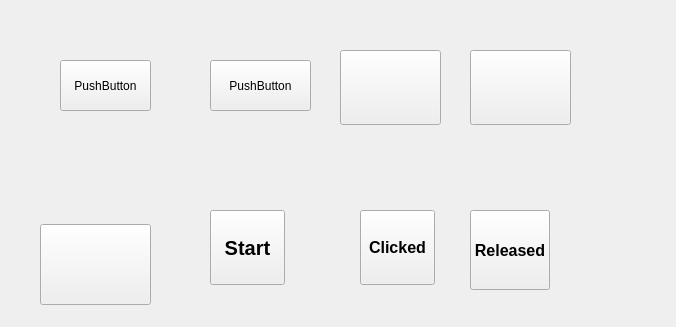
<?xml version="1.0" encoding="UTF-8"?>
<ui version="4.0">
 <class>MainWindow</class>
 <widget class="QMainWindow" name="MainWindow">
  <property name="geometry">
   <rect>
    <x>0</x>
    <y>0</y>
    <width>676</width>
    <height>327</height>
   </rect>
  </property>
  <property name="windowTitle">
   <string>MainWindow</string>
  </property>
  <widget class="QWidget" name="centralwidget">
   <widget class="QPushButton" name="pushButton">
    <property name="geometry">
     <rect>
      <x>60</x>
      <y>60</y>
      <width>91</width>
      <height>51</height>
     </rect>
    </property>
    <property name="text">
     <string>PushButton</string>
    </property>
   </widget>
   <widget class="QPushButton" name="pushButton_2">
    <property name="geometry">
     <rect>
      <x>210</x>
      <y>60</y>
      <width>101</width>
      <height>51</height>
     </rect>
    </property>
    <property name="text">
     <string>PushButton</string>
    </property>
    <property name="icon">
     <iconset resource="icons.qrc">
      <normaloff>:/icons/laptop_2.ico</normaloff>:/icons/laptop_2.ico</iconset>
    </property>
    <property name="iconSize">
     <size>
      <width>32</width>
      <height>32</height>
     </size>
    </property>
   </widget>
   <widget class="QPushButton" name="pushButton_3">
    <property name="geometry">
     <rect>
      <x>340</x>
      <y>50</y>
      <width>101</width>
      <height>75</height>
     </rect>
    </property>
    <property name="baseSize">
     <size>
      <width>0</width>
      <height>0</height>
     </size>
    </property>
    <property name="text">
     <string/>
    </property>
    <property name="icon">
     <iconset>
      <normaloff>:/laptop/laptop_2.ico</normaloff>:/laptop/laptop_2.ico</iconset>
    </property>
    <property name="iconSize">
     <size>
      <width>85</width>
      <height>75</height>
     </size>
    </property>
    <property name="checkable">
     <bool>true</bool>
    </property>
   </widget>
   <widget class="QPushButton" name="pushButton_4">
    <property name="enabled">
     <bool>true</bool>
    </property>
    <property name="geometry">
     <rect>
      <x>470</x>
      <y>50</y>
      <width>101</width>
      <height>75</height>
     </rect>
    </property>
    <property name="styleSheet">
     <string notr="true">border-image: url(:/icons/laptop_2.ico);</string>
    </property>
    <property name="text">
     <string/>
    </property>
    <property name="icon">
     <iconset>
      <normaloff>:/laptop/laptop_2.ico</normaloff>:/laptop/laptop_2.ico</iconset>
    </property>
    <property name="iconSize">
     <size>
      <width>85</width>
      <height>75</height>
     </size>
    </property>
   </widget>
   <widget class="QPushButton" name="pushButton_5">
    <property name="geometry">
     <rect>
      <x>40</x>
      <y>224</y>
      <width>111</width>
      <height>81</height>
     </rect>
    </property>
    <property name="styleSheet">
     <string notr="true">border-image: url(:/icons/start.ico);</string>
    </property>
    <property name="text">
     <string/>
    </property>
    <property name="icon">
     <iconset>
      <normaloff>:/start/start.ico</normaloff>:/start/start.ico</iconset>
    </property>
    <property name="iconSize">
     <size>
      <width>85</width>
      <height>75</height>
     </size>
    </property>
    <property name="checkable">
     <bool>true</bool>
    </property>
   </widget>
   <widget class="QPushButton" name="pushButton_6">
    <property name="geometry">
     <rect>
      <x>210</x>
      <y>210</y>
      <width>75</width>
      <height>75</height>
     </rect>
    </property>
    <property name="font">
     <font>
      <pointsize>15</pointsize>
      <weight>75</weight>
      <bold>true</bold>
     </font>
    </property>
    <property name="text">
     <string>Start</string>
    </property>
    <property name="checkable">
     <bool>true</bool>
    </property>
   </widget>
   <widget class="QPushButton" name="pushButton_7">
    <property name="geometry">
     <rect>
      <x>360</x>
      <y>210</y>
      <width>75</width>
      <height>75</height>
     </rect>
    </property>
    <property name="font">
     <font>
      <pointsize>12</pointsize>
      <weight>75</weight>
      <bold>true</bold>
     </font>
    </property>
    <property name="text">
     <string>Clicked</string>
    </property>
    <property name="checkable">
     <bool>true</bool>
    </property>
   </widget>
   <widget class="QPushButton" name="pushButton_8">
    <property name="geometry">
     <rect>
      <x>470</x>
      <y>210</y>
      <width>80</width>
      <height>80</height>
     </rect>
    </property>
    <property name="font">
     <font>
      <pointsize>12</pointsize>
      <weight>75</weight>
      <bold>true</bold>
     </font>
    </property>
    <property name="text">
     <string>Released</string>
    </property>
    <property name="checkable">
     <bool>true</bool>
    </property>
   </widget>
  </widget>
 </widget>
 <resources>
  <include location="icons.qrc"/>
 </resources>
 <connections/>
</ui>
